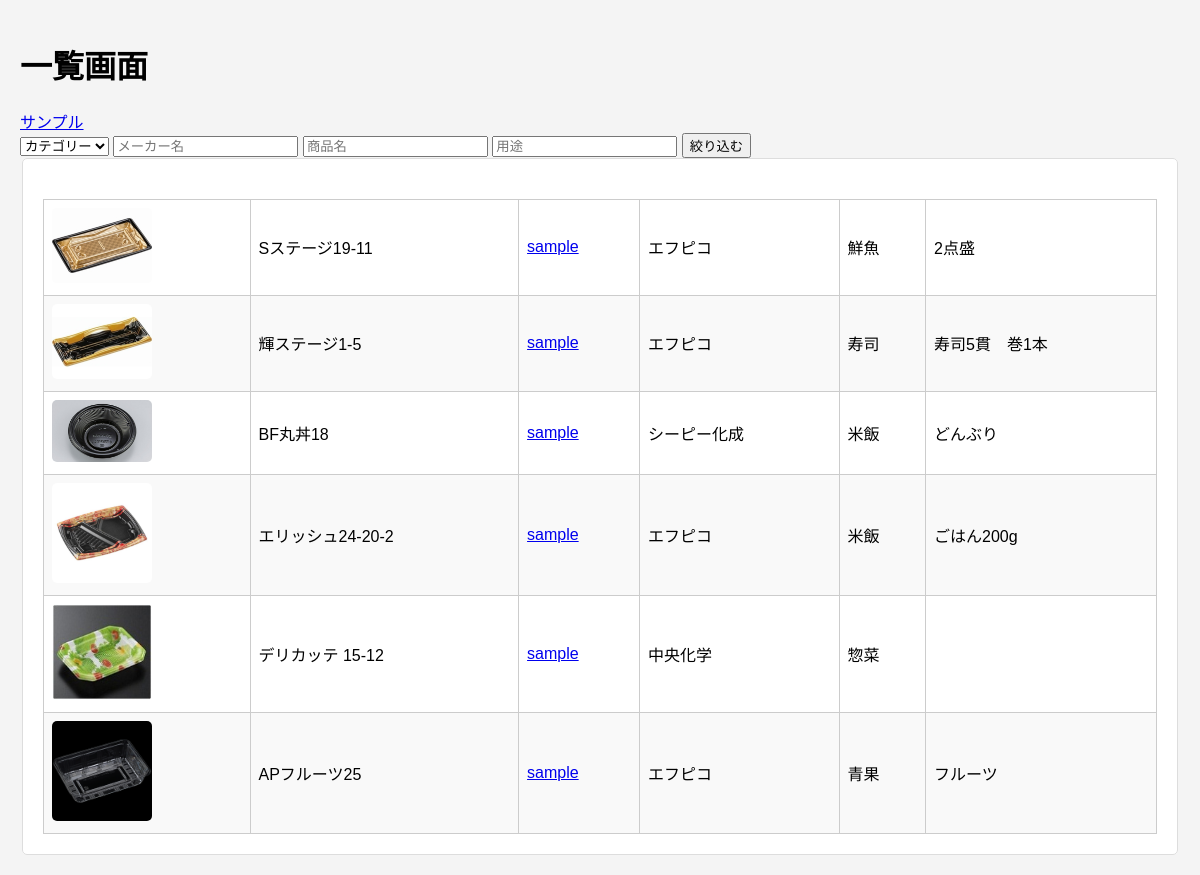
The app's page /tray_read.php (signed in) with its own data.
### tables this page shows
CREATE TABLE `tray_table` (
  `id` int(11) NOT NULL,
  `maker` varchar(128) NOT NULL,
  `category` varchar(128) NOT NULL,
  `image` varchar(255) NOT NULL,
  `product` varchar(128) NOT NULL,
  `purpose` varchar(255) NOT NULL,
  `created_at` int(11) NOT NULL,
  `updated_at` int(11) NOT NULL
);

### tray_read.php (the view, shortened to what this page needs)
<?php
$user_id = $_SESSION['user_id'];
$pdo = connect_to_db();
$sql = 'SELECT * FROM tray_table WHERE ';
$conditions = [];
$params = [];
if (!empty($conditions)) {
    $sql .= implode(' OR ', $conditions);
} else {
    $sql = rtrim($sql, ' WHERE ');
}
$sql .= ' ORDER BY category ASC';
$stmt = $pdo->prepare($sql);
try {
  $status = $stmt->execute($params);
} catch (PDOException $e) {
  echo json_encode(["sql error" => "{$e->getMessage()}"]);
  exit();
}
$categoryMap = [
  "A" => "鮮魚",
  "B" => "塩干",
  "C" => "寿司",
  "D" => "精肉",
  "E" => "米飯",
  "F" => "惣菜",
  "G" => "青果",
  "H" => "汎用",
];
$result = $stmt->fetchAll(PDO::FETCH_ASSOC);
$output = "";
foreach ($result as $record) {
  $categoryName = isset($categoryMap[$record["category"]]) ? $categoryMap[$record["category"]] : "不明";
  $output .= "
    <tr>
    <td><img src='{$record["image"]}' alt='Product Image' style='width:100px;'></td>
      <td>{$record["product"]}</td>
      <td><a href='sample_act.php?user_id={$user_id}&product_id={$record["id"]}'>sample</a></td>
      <td>{$record["maker"]}</td>
      <td>{$categoryName}</td>
      <td>{$record["purpose"]}</td>
    </tr>
  ";
}
?>
<!DOCTYPE html>
<html lang="ja">
<head>
</head>
<body>
  <h1>一覧画面</h1>
  <a href="user_sample.php">サンプル</a>
  <form action="" method="GET">
  <select name="category">
    <option value="">カテゴリー</option>
    </select>
    <input type="text" name="maker" placeholder="メーカー名">
    <input type="text" name="product" placeholder="商品名">
    <input type="text" name="purpose" placeholder="用途">
    <input type="submit" value="絞り込む">
  <fieldset>
    <table>
      <tbody>
        <?= $output ?>
      </tbody>
    </table>
  </fieldset>
</body>
</html>

### tray_read.php (style rules this page uses)
body { font-family: 'Arial', sans-serif; margin: 0; padding: 20px; background-color: #f4f4f4; }
fieldset { border: 1px solid #ddd; background-color: #fff; border-radius: 5px; padding: 20px; }
table { width: 100%; border-collapse: collapse; margin-top: 20px; }
table, th, td { border: 1px solid #ccc; }
th, td { text-align: left; padding: 8px; }
tr:nth-child(even) { background-color: #f9f9f9; }
img { width: 100px; height: auto; border-radius: 5px; }

### records on screen
tray_table: image (picture), product "Sステージ19-11", maker "エフピコ", category "鮮魚", purpose "2点盛"
tray_table: image (picture), product "輝ステージ1-5", maker "エフピコ", category "寿司", purpose "寿司5貫 巻1本"
tray_table: image (picture), product "BF丸丼18", maker "シーピー化成", category "米飯", purpose "どんぶり"
tray_table: image (picture), product "エリッシュ24-20-2", maker "エフピコ", category "米飯", purpose "ごはん200g"
tray_table: image (picture), product "デリカッテ 15-12", maker "中央化学", category "惣菜"
tray_table: image (picture), product "APフルーツ25", maker "エフピコ", category "青果", purpose "フルーツ"
